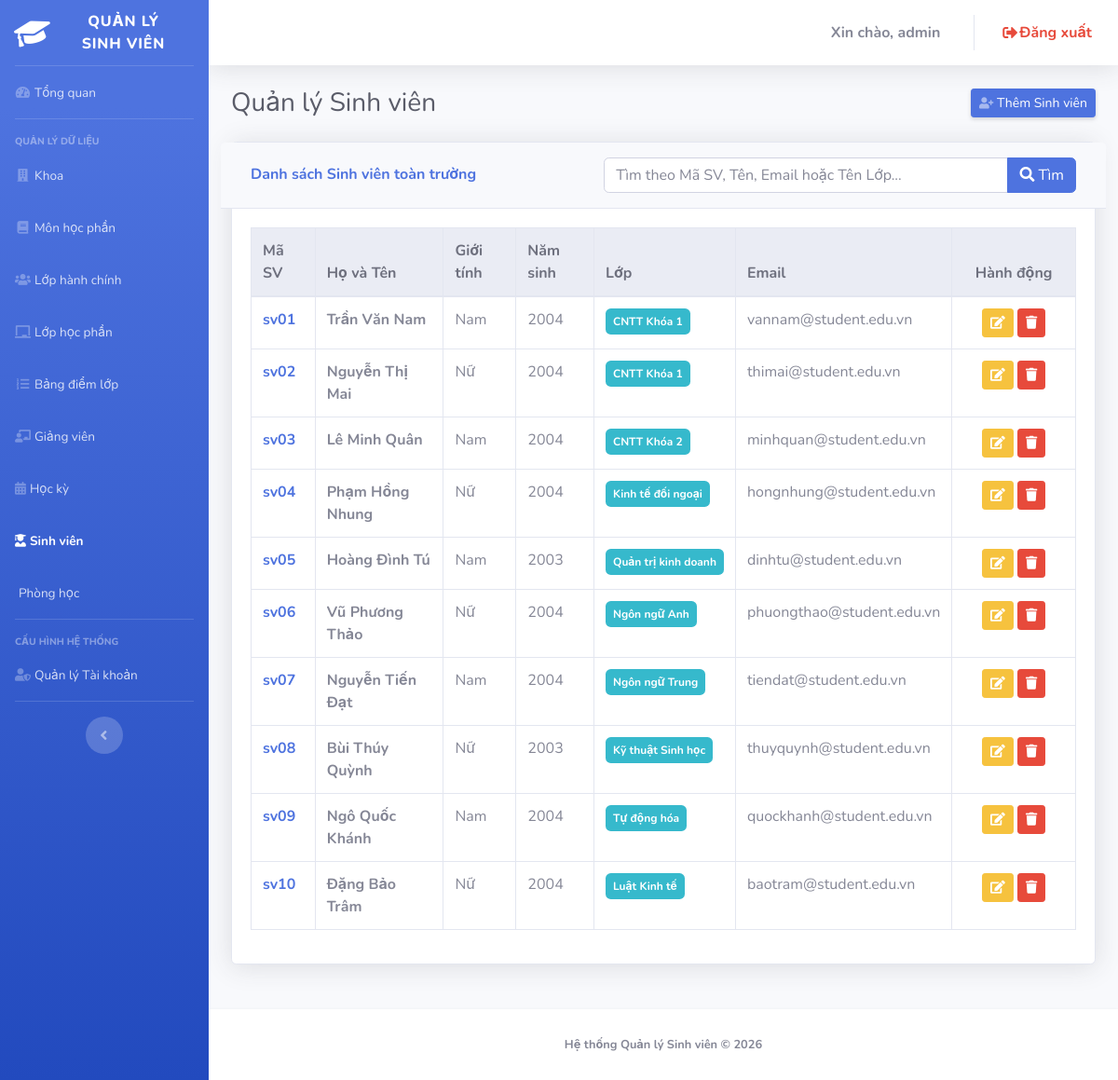
The page /admin/index.php?page=students (signed in) on the database as committed earlier.
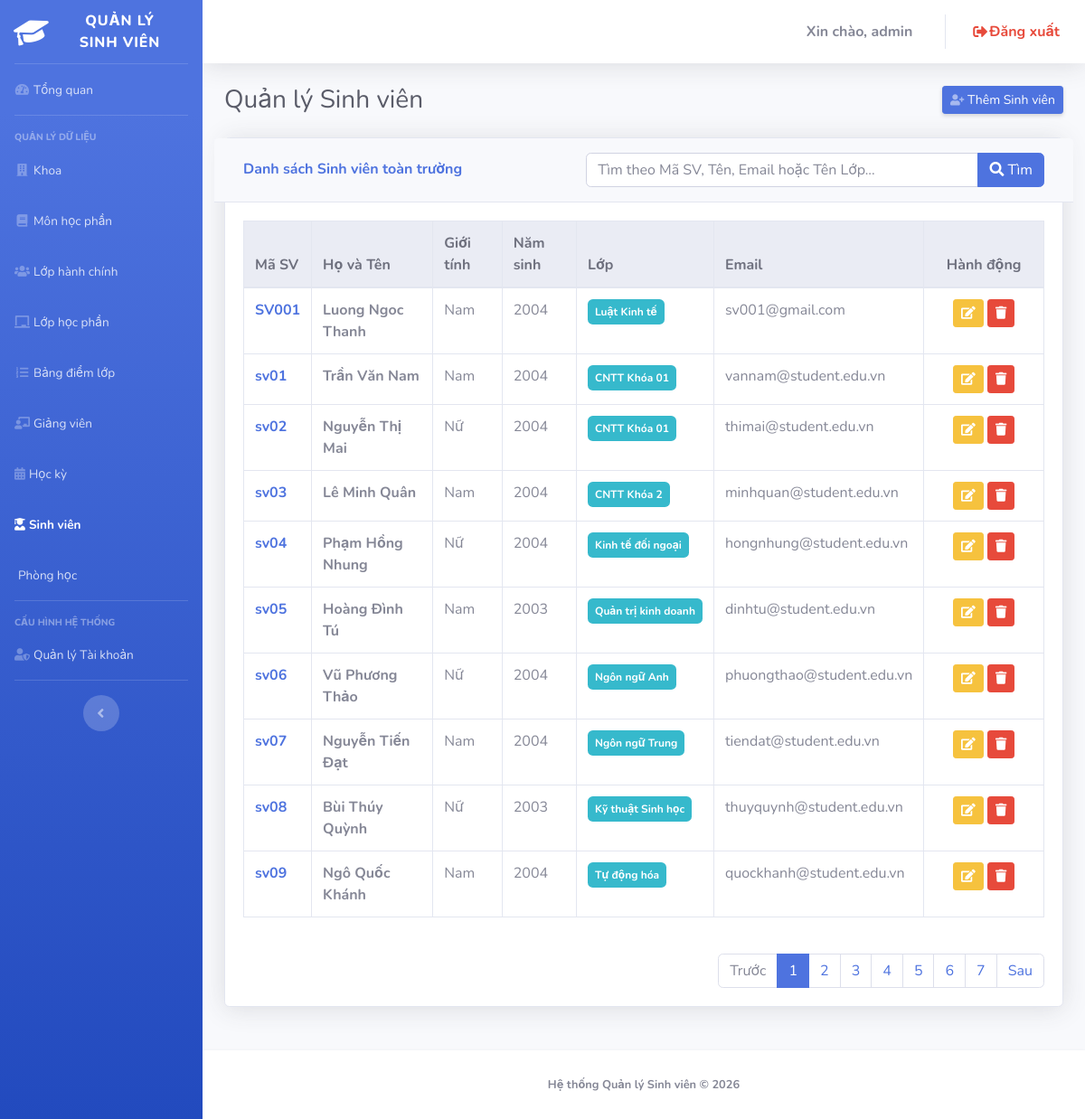
The same page on the database as committed later.
### tables this page shows
CREATE TABLE
  `students` (
    `maSV` varchar(20) NOT NULL,
    `hoTen` varchar(100) NOT NULL,
    `gioiTinh` varchar(10) DEFAULT NULL,
    `namSinh` int (11) DEFAULT NULL,
    `diaChi` varchar(200) DEFAULT NULL,
    `email` varchar(100) DEFAULT NULL,
    `sdt` varchar(20) DEFAULT NULL,
    `maLop` varchar(20) NOT NULL
  );

CREATE TABLE
  `classes` (
    `maLop` varchar(20) NOT NULL,
    `tenLop` varchar(100) NOT NULL,
    `email` varchar(100) DEFAULT NULL,
    `maKhoa` varchar(20) NOT NULL,
    `maGV` varchar(20) NOT NULL
  );

### admin/students.php (the view, shortened to what the changed rows need)
<?php
$keyword = $_GET['keyword'] ?? '';
$limit = 10;
$p = isset($_GET['p']) ? (int)$_GET['p'] : 1;
$offset = (int)(($p - 1) * $limit);
$baseSelect = "SELECT s.*, c.tenLop
               FROM Students s
               LEFT JOIN Classes c ON s.maLop = c.maLop";
if ($keyword !== '') {
    $searchTerm = "%$keyword%";
    $countSql = "SELECT COUNT(*) FROM Students s
                 LEFT JOIN Classes c ON s.maLop = c.maLop
                 WHERE s.maSV LIKE ? OR s.hoTen LIKE ? OR s.email LIKE ? OR c.tenLop LIKE ?";
    $countStmt = $pdo->prepare($countSql);
    $countStmt->execute([$searchTerm, $searchTerm, $searchTerm, $searchTerm]);
    $totalRows = $countStmt->fetchColumn();
    $sql = $baseSelect . " WHERE s.maSV LIKE ? OR s.hoTen LIKE ? OR s.email LIKE ? OR c.tenLop LIKE ? LIMIT $limit OFFSET $offset";
    $stmt = $pdo->prepare($sql);
    $stmt->execute([$searchTerm, $searchTerm, $searchTerm, $searchTerm]);
} else {
    $totalRows = $pdo->query("SELECT COUNT(*) FROM Students")->fetchColumn();
    $sql = $baseSelect . " LIMIT $limit OFFSET $offset";
    $stmt = $pdo->query($sql);
}
$students = $stmt->fetchAll();
$totalPages = ceil($totalRows / $limit);
?>
<div class="d-sm-flex align-items-center justify-content-between mb-4">
    <h1 class="h3 mb-0 text-gray-800">Quản lý Sinh viên</h1>
</div>
<div class="card shadow mb-4">
    <div class="card-body">
        <div class="table-responsive">
            <table class="table table-bordered table-hover align-middle" width="100%" cellspacing="0">
                <thead class="thead-light">
                    <tr>
                        <th>Mã SV</th>
                        <th>Họ và Tên</th>
                        <th>Giới tính</th>
                        <th>Năm sinh</th>
                        <th>Lớp</th>
                        <th>Email</th>
                        <th width="15%" class="text-center">Hành động</th>
                    </tr>
                </thead>
                <tbody>
                    <?php if(empty($students)): ?>
                        <tr><td colspan="7" class="text-center py-3">Không có dữ liệu</td></tr>
                    <?php else: ?>
                        <?php foreach ($students as $s): ?>
                        <tr>
                            <td class="font-weight-bold text-primary"><?= htmlspecialchars($s['maSV']) ?></td>
                            <td class="font-weight-bold"><?= htmlspecialchars($s['hoTen']) ?></td>
                            <td><?= htmlspecialchars($s['gioiTinh']) ?></td>
                            <td><?= htmlspecialchars($s['namSinh']) ?></td>
                            <td><span class="badge badge-info p-2"><?= htmlspecialchars($s['tenLop'] ?? 'Chưa phân lớp') ?></span></td>
                            <td><?= htmlspecialchars($s['email']) ?></td>
                            <td class="text-center">
                                <button type="button" class="btn btn-warning btn-sm"
                                        onclick='openEditModal(<?= json_encode($s, JSON_HEX_TAG | JSON_HEX_APOS | JSON_HEX_QUOT | JSON_HEX_AMP | JSON_UNESCAPED_UNICODE) ?>)'>
                                    <i class="fas fa-edit"></i>
                                </button>
                                <form method="POST" class="d-inline">
                                    <button type="submit" class="btn btn-danger btn-sm" onclick="return confirm('Bạn chắc chắn muốn xóa Sinh viên này?')">
                                        <i class="fas fa-trash"></i>
                                    </button>
                                </form>
                            </td>
                        </tr>
                        <?php endforeach; ?>
                    <?php endif; ?>
                </tbody>
            </table>
        </div>
        <?php if ($totalPages > 1): ?>
        <nav aria-label="Page navigation" class="mt-4">
            <ul class="pagination justify-content-end mb-0">
                <li class="page-item <?= ($p <= 1) ? 'disabled' : '' ?>">
                    <a class="page-link" href="?page=students&keyword=<?= urlencode($keyword) ?>&p=<?= $p - 1 ?>">Trước</a>
                </li>
                <?php for ($i = 1; $i <= $totalPages; $i++): ?>
                    <li class="page-item <?= ($i == $p) ? 'active' : '' ?>">
                        <a class="page-link" href="?page=students&keyword=<?= urlencode($keyword) ?>&p=<?= $i ?>"><?= $i ?></a>
                    </li>
                <?php endfor; ?>
                <li class="page-item <?= ($p >= $totalPages) ? 'disabled' : '' ?>">
                    <a class="page-link" href="?page=students&keyword=<?= urlencode($keyword) ?>&p=<?= $p + 1 ?>">Sau</a>
                </li>
            </ul>
        </nav>
        <?php endif; ?>
    </div>
</div>

Rows that differ between the two databases and show on the page:
no longer on this page (row unchanged): students: maSV "sv10", hoTen "Đặng Bảo Trâm", gioiTinh "Nữ", namSinh "2004", maLop.tenLop "Luật Kinh tế", email "baotram@student.edu.vn"
added students: maSV "SV001", hoTen "Luong Ngoc Thanh", gioiTinh "Nam", namSinh "2004", maLop.tenLop "Luật Kinh tế", email "sv001@gmail.com"
changed through a linked row, students "sv01": maLop.tenLop "CNTT Khóa 1" → "CNTT Khóa 01"
changed through a linked row, students "sv02": maLop.tenLop "CNTT Khóa 1" → "CNTT Khóa 01"
Other text that changed with them:
text now shown: "Trước Sau"
new list line: "1"
new list line: "2"
new list line: "3"
new list line: "4"
new list line: "5"
new list line: "6"
new list line: "7"
